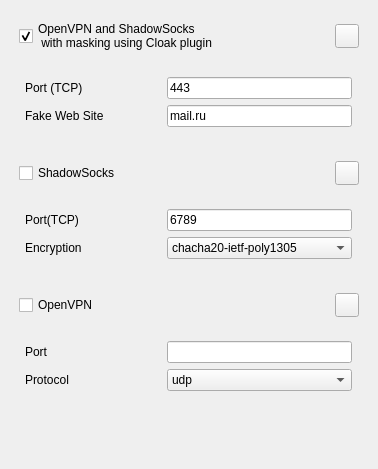
       <widget class="QWidget" name="scrollAreaWidgetContents_2">
        <property name="geometry">
         <rect>
          <x>0</x>
          <y>0</y>
          <width>378</width>
          <height>469</height>
         </rect>
        </property>
        <layout class="QVBoxLayout" name="verticalLayout_6">
         <property name="leftMargin">
          <number>5</number>
         </property>
         <property name="topMargin">
          <number>5</number>
         </property>
         <property name="rightMargin">
          <number>5</number>
         </property>
         <property name="bottomMargin">
          <number>5</number>
         </property>
         <item>
          <widget class="QFrame" name="frame_new_server_settings_parent_cloak">
           <property name="sizePolicy">
            <sizepolicy hsizetype="Preferred" vsizetype="Preferred">
             <horstretch>0</horstretch>
             <verstretch>0</verstretch>
            </sizepolicy>
           </property>
           <property name="minimumSize">
            <size>
             <width>0</width>
             <height>100</height>
            </size>
           </property>
           <property name="styleSheet">
            <string notr="true"/>
           </property>
           <layout class="QVBoxLayout" name="verticalLayout_7">
            <property name="sizeConstraint">
             <enum>QLayout::SetMinAndMaxSize</enum>
            </property>
            <property name="leftMargin">
             <number>5</number>
            </property>
            <property name="topMargin">
             <number>5</number>
            </property>
            <property name="rightMargin">
             <number>5</number>
            </property>
            <property name="bottomMargin">
             <number>5</number>
            </property>
            <item>
             <widget class="QWidget" name="widget_2" native="true">
              <property name="styleSheet">
               <string notr="true"/>
              </property>
              <layout class="QHBoxLayout" name="horizontalLayout_4">
               <item>
                <widget class="QCheckBox" name="checkBox_new_server_cloak">
                 <property name="text">
                  <string>OpenVPN and ShadowSocks
 with masking using Cloak plugin</string>
                 </property>
                 <property name="checked">
                  <bool>true</bool>
                 </property>
                </widget>
               </item>
               <item>
                <widget class="QPushButton" name="pushButton_new_server_settings_cloak">
                 <property name="sizePolicy">
                  <sizepolicy hsizetype="Fixed" vsizetype="Fixed">
                   <horstretch>0</horstretch>
                   <verstretch>0</verstretch>
                  </sizepolicy>
                 </property>
                 <property name="maximumSize">
                  <size>
                   <width>24</width>
                   <height>24</height>
                  </size>
                 </property>
                 <property name="cursor">
                  <cursorShape>PointingHandCursor</cursorShape>
                 </property>
                 <property name="text">
                  <string/>
                 </property>
                 <property name="checkable">
                  <bool>true</bool>
                 </property>
                </widget>
               </item>
              </layout>
             </widget>
            </item>
            <item>
             <widget class="QFrame" name="frame_new_server_settings_cloak">
              <layout class="QGridLayout" name="gridLayout">
               <item row="0" column="0">
                <widget class="QLabel" name="label_40">
                 <property name="minimumSize">
                  <size>
                   <width>130</width>
                   <height>0</height>
                  </size>
                 </property>
                 <property name="maximumSize">
                  <size>
                   <width>130</width>
                   <height>16777215</height>
                  </size>
                 </property>
                 <property name="text">
                  <string>Port (TCP)</string>
                 </property>
                </widget>
               </item>
               <item row="0" column="1">
                <widget class="QLineEdit" name="lineEdit_new_server_cloak_port">
                 <property name="minimumSize">
                  <size>
                   <width>185</width>
                   <height>0</height>
                  </size>
                 </property>
                 <property name="maximumSize">
                  <size>
                   <width>185</width>
                   <height>16777215</height>
                  </size>
                 </property>
                 <property name="text">
                  <string>443</string>
                 </property>
                </widget>
               </item>
               <item row="1" column="0">
                <widget class="QLabel" name="label_46">
                 <property name="minimumSize">
                  <size>
                   <width>130</width>
                   <height>0</height>
                  </size>
                 </property>
                 <property name="maximumSize">
                  <size>
                   <width>130</width>
                   <height>16777215</height>
                  </size>
                 </property>
                 <property name="text">
                  <string>Fake Web Site</string>
                 </property>
                </widget>
               </item>
               <item row="1" column="1">
                <widget class="QLineEdit" name="lineEdit_new_server_cloak_site">
                 <property name="minimumSize">
                  <size>
                   <width>185</width>
                   <height>0</height>
                  </size>
                 </property>
                 <property name="maximumSize">
                  <size>
                   <width>185</width>
                   <height>16777215</height>
                  </size>
                 </property>
                 <property name="text">
                  <string>mail.ru</string>
                 </property>
                </widget>
               </item>
              </layout>
             </widget>
            </item>
           </layout>
          </widget>
         </item>
         <item>
          <widget class="QFrame" name="frame_new_server_settings_parent_ss">
           <property name="minimumSize">
            <size>
             <width>0</width>
             <height>100</height>
            </size>
           </property>
           <property name="styleSheet">
            <string notr="true"/>
           </property>
           <layout class="QVBoxLayout" name="verticalLayout_14">
            <property name="sizeConstraint">
             <enum>QLayout::SetMinAndMaxSize</enum>
            </property>
            <property name="leftMargin">
             <number>5</number>
            </property>
            <property name="topMargin">
             <number>5</number>
            </property>
            <property name="rightMargin">
             <number>5</number>
            </property>
            <property name="bottomMargin">
             <number>5</number>
            </property>
            <item>
             <widget class="QWidget" name="widget_3" native="true">
              <layout class="QHBoxLayout" name="horizontalLayout_5">
               <item>
                <widget class="QCheckBox" name="checkBox_new_server_ss">
                 <property name="minimumSize">
                  <size>
                   <width>0</width>
                   <height>24</height>
                  </size>
                 </property>
                 <property name="text">
                  <string>ShadowSocks</string>
                 </property>
                </widget>
               </item>
               <item>
                <widget class="QPushButton" name="pushButton_new_server_settings_ss">
                 <property name="sizePolicy">
                  <sizepolicy hsizetype="Fixed" vsizetype="Fixed">
                   <horstretch>0</horstretch>
                   <verstretch>0</verstretch>
                  </sizepolicy>
                 </property>
                 <property name="maximumSize">
                  <size>
                   <width>24</width>
                   <height>24</height>
                  </size>
                 </property>
                 <property name="cursor">
                  <cursorShape>PointingHandCursor</cursorShape>
                 </property>
                 <property name="text">
                  <string/>
                 </property>
                 <property name="checkable">
                  <bool>true</bool>
                 </property>
                </widget>
               </item>
              </layout>
             </widget>
            </item>
            <item>
             <widget class="QFrame" name="frame_new_server_settings_ss">
              <layout class="QGridLayout" name="gridLayout_2">
               <item row="0" column="0">
                <widget class="QLabel" name="label_53">
                 <property name="minimumSize">
                  <size>
                   <width>130</width>
                   <height>0</height>
                  </size>
                 </property>
                 <property name="maximumSize">
                  <size>
                   <width>130</width>
                   <height>16777215</height>
                  </size>
                 </property>
                 <property name="text">
                  <string>Port(TCP)</string>
                 </property>
                </widget>
               </item>
               <item row="0" column="1">
                <widget class="QLineEdit" name="lineEdit_new_server_ss_port">
                 <property name="minimumSize">
                  <size>
                   <width>185</width>
                   <height>0</height>
                  </size>
                 </property>
                 <property name="maximumSize">
                  <size>
                   <width>185</width>
                   <height>16777215</height>
                  </size>
                 </property>
                 <property name="text">
                  <string>6789</string>
                 </property>
                </widget>
               </item>
               <item row="1" column="0">
                <widget class="QLabel" name="label_54">
                 <property name="minimumSize">
                  <size>
                   <width>130</width>
                   <height>0</height>
                  </size>
                 </property>
                 <property name="maximumSize">
                  <size>
                   <width>130</width>
                   <height>16777215</height>
                  </size>
                 </property>
                 <property name="text">
                  <string>Encryption</string>
                 </property>
                </widget>
               </item>
               <item row="1" column="1">
                <widget class="QComboBox" name="comboBox_new_server_ss_cipher">
                 <property name="minimumSize">
                  <size>
                   <width>185</width>
                   <height>0</height>
                  </size>
                 </property>
                 <property name="maximumSize">
                  <size>
                   <width>185</width>
                   <height>16777215</height>
                  </size>
                 </property>
                 <item>
                  <property name="text">
                   <string>chacha20-ietf-poly1305</string>
                  </property>
                 </item>
                 <item>
                  <property name="text">
                   <string>xchacha20-ietf-poly1305</string>
                  </property>
                 </item>
                 <item>
                  <property name="text">
                   <string>aes-256-gcm</string>
                  </property>
                 </item>
                 <item>
                  <property name="text">
                   <string>aes-192-gcm</string>
                  </property>
                 </item>
                 <item>
                  <property name="text">
                   <string>aes-128-gcm</string>
                  </property>
                 </item>
                </widget>
               </item>
              </layout>
             </widget>
            </item>
           </layout>
          </widget>
         </item>
         <item>
          <widget class="QFrame" name="frame_new_server_settings_parent_openvpn">
           <property name="minimumSize">
            <size>
             <width>0</width>
             <height>100</height>
            </size>
           </property>
           <property name="styleSheet">
            <string notr="true"/>
           </property>
           <layout class="QVBoxLayout" name="verticalLayout_15">
            <property name="sizeConstraint">
             <enum>QLayout::SetMinAndMaxSize</enum>
            </property>
            <property name="leftMargin">
             <number>5</number>
            </property>
            <property name="topMargin">
             <number>5</number>
            </property>
            <property name="rightMargin">
             <number>5</number>
            </property>
            <property name="bottomMargin">
             <number>5</number>
            </property>
            <item>
             <widget class="QWidget" name="widget_4" native="true">
              <layout class="QHBoxLayout" name="horizontalLayout_3">
               <item>
                <widget class="QCheckBox" name="checkBox_new_server_openvpn">
                 <property name="sizePolicy">
                  <sizepolicy hsizetype="Minimum" vsizetype="Fixed">
                   <horstretch>0</horstretch>
                   <verstretch>0</verstretch>
                  </sizepolicy>
                 </property>
                 <property name="minimumSize">
                  <size>
                   <width>0</width>
                   <height>24</height>
                  </size>
                 </property>
                 <property name="text">
                  <string>OpenVPN</string>
                 </property>
                </widget>
               </item>
               <item>
                <widget class="QPushButton" name="pushButton_new_server_settings_openvpn">
                 <property name="sizePolicy">
                  <sizepolicy hsizetype="Fixed" vsizetype="Fixed">
                   <horstretch>0</horstretch>
                   <verstretch>0</verstretch>
                  </sizepolicy>
                 </property>
                 <property name="maximumSize">
                  <size>
                   <width>24</width>
                   <height>24</height>
                  </size>
                 </property>
                 <property name="cursor">
                  <cursorShape>PointingHandCursor</cursorShape>
                 </property>
                 <property name="text">
                  <string/>
                 </property>
                 <property name="checkable">
                  <bool>true</bool>
                 </property>
                </widget>
               </item>
              </layout>
             </widget>
            </item>
            <item>
             <widget class="QFrame" name="frame_new_server_settings_openvpn">
              <layout class="QGridLayout" name="gridLayout_3">
               <item row="0" column="0">
                <widget class="QLabel" name="label_55">
                 <property name="minimumSize">
                  <size>
                   <width>130</width>
                   <height>0</height>
                  </size>
                 </property>
                 <property name="maximumSize">
                  <size>
                   <width>130</width>
                   <height>16777215</height>
                  </size>
                 </property>
                 <property name="text">
                  <string>Port</string>
                 </property>
                </widget>
               </item>
               <item row="0" column="1">
                <widget class="QLineEdit" name="lineEdit_new_server_openvpn_port">
                 <property name="minimumSize">
                  <size>
                   <width>185</width>
                   <height>0</height>
                  </size>
                 </property>
                 <property name="maximumSize">
                  <size>
                   <width>185</width>
                   <height>16777215</height>
                  </size>
                 </property>
                </widget>
               </item>
               <item row="1" column="0">
                <widget class="QLabel" name="label_56">
                 <property name="minimumSize">
                  <size>
                   <width>130</width>
                   <height>0</height>
                  </size>
                 </property>
                 <property name="maximumSize">
                  <size>
                   <width>130</width>
                   <height>16777215</height>
                  </size>
                 </property>
                 <property name="text">
                  <string>Protocol</string>
                 </property>
                </widget>
               </item>
               <item row="1" column="1">
                <widget class="QComboBox" name="comboBox_new_server_openvpn_proto">
                 <property name="minimumSize">
                  <size>
                   <width>185</width>
                   <height>0</height>
                  </size>
                 </property>
                 <property name="maximumSize">
                  <size>
                   <width>185</width>
                   <height>16777215</height>
                  </size>
                 </property>
                 <item>
                  <property name="text">
                   <string>udp</string>
                  </property>
                 </item>
                 <item>
                  <property name="text">
                   <string>tcp</string>
                  </property>
                 </item>
                </widget>
               </item>
              </layout>
             </widget>
            </item>
           </layout>
          </widget>
         </item>
         <item>
          <spacer name="verticalSpacer_new_server_2">
           <property name="orientation">
            <enum>Qt::Vertical</enum>
           </property>
           <property name="sizeType">
            <enum>QSizePolicy::Expanding</enum>
           </property>
           <property name="sizeHint" stdset="0">
            <size>
             <width>20</width>
             <height>40</height>
            </size>
           </property>
          </spacer>
         </item>
        </layout>
       </widget>
